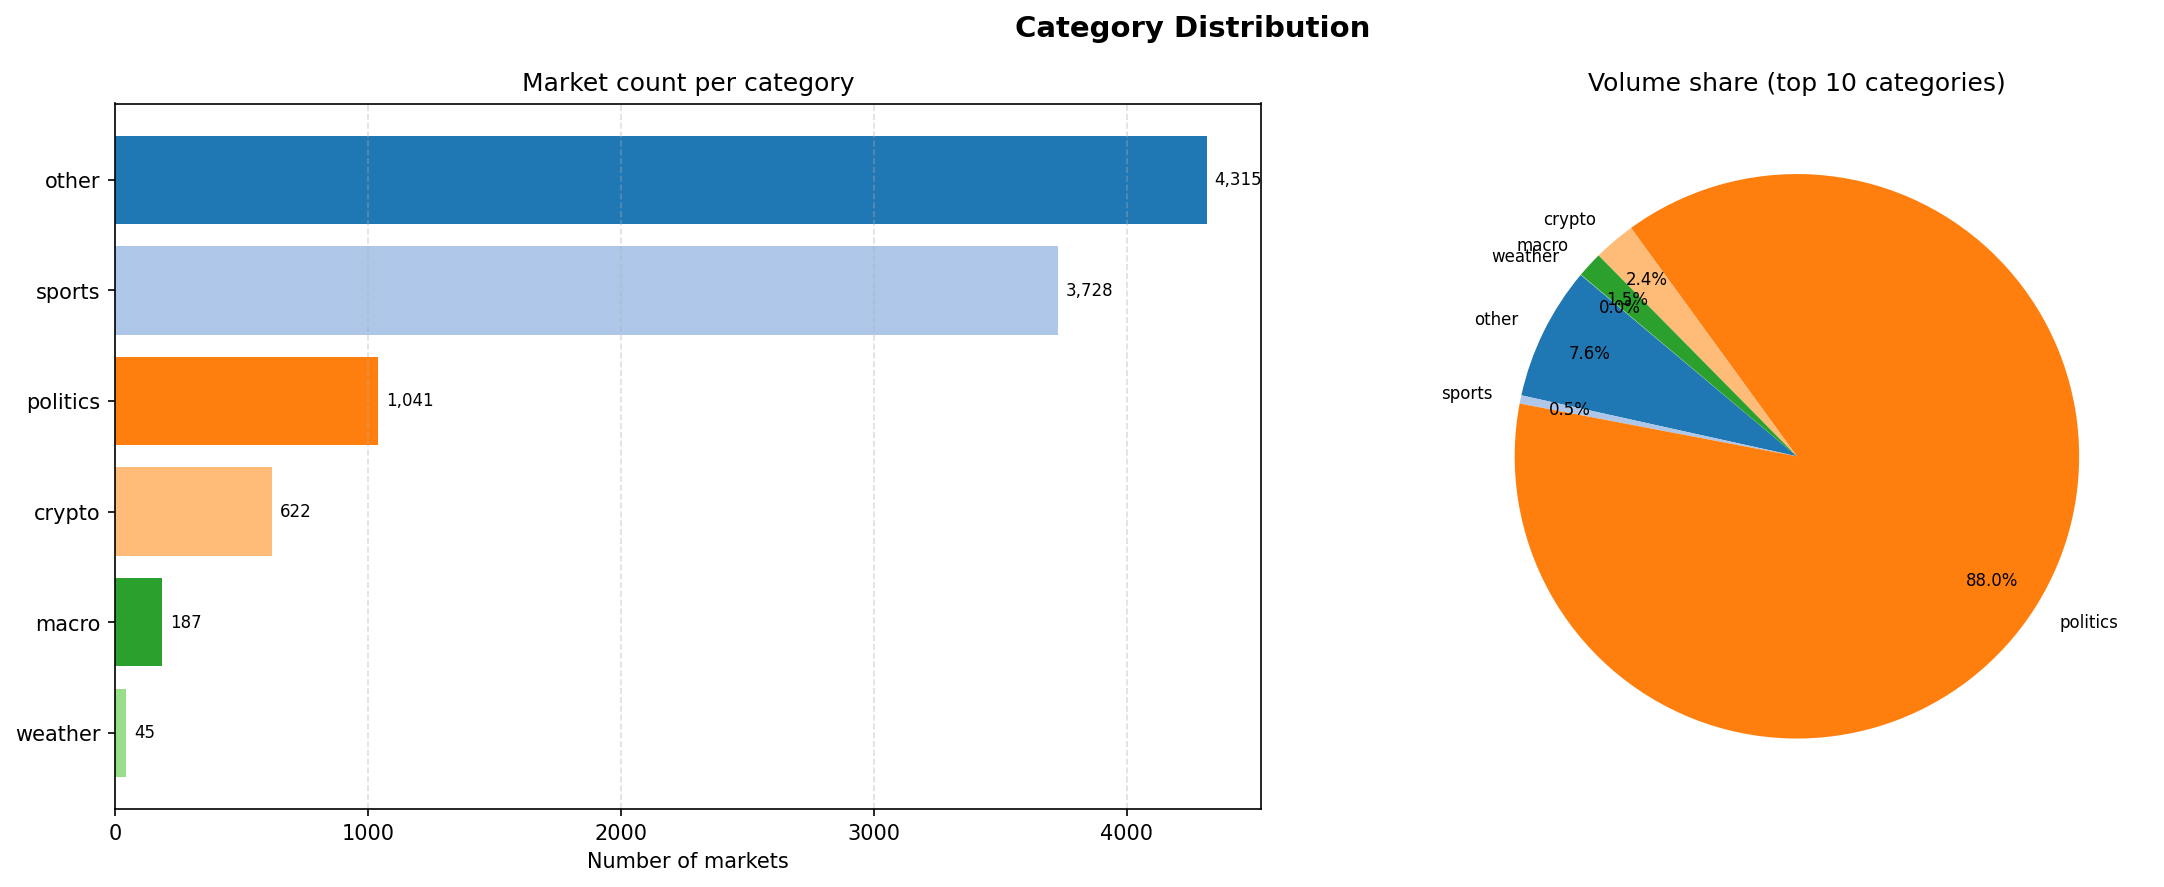

Generate this figure with Python:
"""Category distribution.

Bar chart of market count per category from the rule-based tagging in markets.parquet.
Run from the project root: python vizz/cat_dist.py
"""

import duckdb
import matplotlib
matplotlib.use("Agg")
import matplotlib.pyplot as plt

DATA_ROOT = "./data"

con = duckdb.connect()
df = con.execute(f"""
    SELECT
        COALESCE(NULLIF(TRIM(category), ''), '(untagged)') AS category,
        COUNT(*) AS market_count,
        SUM(total_volume_usd) AS total_volume_usd
    FROM read_parquet('{DATA_ROOT}/markets/markets.parquet')
    GROUP BY 1
    ORDER BY market_count DESC
""").df()

total = df["market_count"].sum()
df["share_pct"] = df["market_count"] / total * 100

print(f"{'Category':<30} {'Markets':>8} {'Share%':>8} {'Volume USD':>16}")
print("-" * 66)
for _, row in df.iterrows():
    print(
        f"{row['category']:<30} {int(row['market_count']):>8,} "
        f"{row['share_pct']:>7.1f}% "
        f"{row['total_volume_usd']:>16,.0f}"
    )

# ------------------------------------------------------------------
# Plot
# ------------------------------------------------------------------
fig, axes = plt.subplots(1, 2, figsize=(16, 6))
fig.suptitle("Category Distribution", fontsize=14, fontweight="bold")

colors = plt.cm.tab20.colors

# Left: market count bar
ax = axes[0]
bars = ax.barh(df["category"], df["market_count"], color=colors[:len(df)])
ax.set_xlabel("Number of markets")
ax.set_title("Market count per category")
ax.invert_yaxis()
ax.grid(True, axis="x", linestyle="--", alpha=0.4)
for bar, val in zip(bars, df["market_count"]):
    ax.text(bar.get_width() + total * 0.003, bar.get_y() + bar.get_height() / 2,
            f"{int(val):,}", va="center", fontsize=8)

# Right: volume share pie
ax2 = axes[1]
# Show top-N in pie, collapse rest to "Other"
TOP_N = 10
top = df.head(TOP_N).copy()
other_vol = df.iloc[TOP_N:]["total_volume_usd"].sum()
if other_vol > 0:
    import pandas as pd
    top = pd.concat([
        top,
        pd.DataFrame([{"category": "Other", "total_volume_usd": other_vol}])
    ], ignore_index=True)
wedges, texts, autotexts = ax2.pie(
    top["total_volume_usd"],
    labels=top["category"],
    autopct="%1.1f%%",
    colors=colors[:len(top)],
    startangle=140,
    pctdistance=0.82,
)
for t in autotexts:
    t.set_fontsize(8)
for t in texts:
    t.set_fontsize(8)
ax2.set_title(f"Volume share (top {TOP_N} categories)")

plt.tight_layout()
out = "vizz/cat_dist.png"
plt.savefig(out, dpi=150, bbox_inches="tight")
print(f"\nSaved: {out}")
